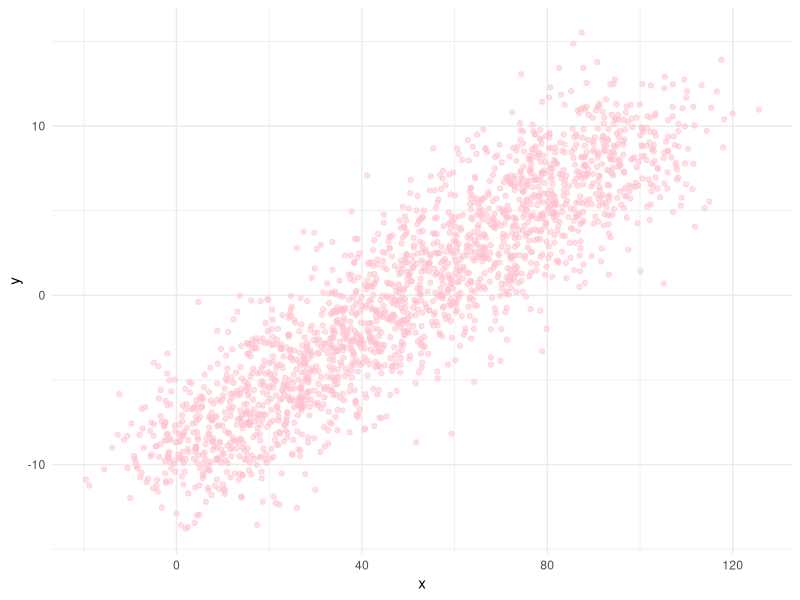
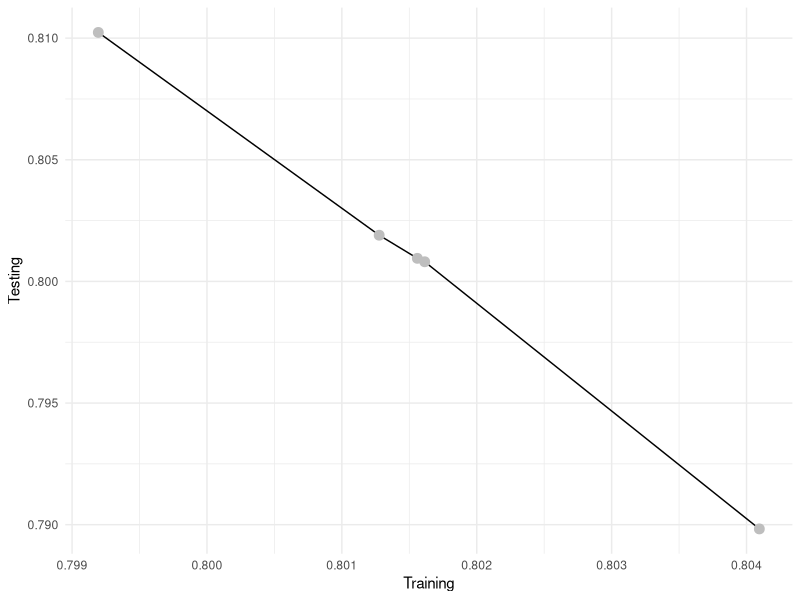

These charts were generated, in order, by the following R code:
## ---- chunk 1
knitr::opts_chunk$set(echo = TRUE)
library(tidyverse)
## ---- chunk 2
set.seed(123)

dataset <- data.frame(x = seq(0, 100, 0.05) + rnorm(2001, sd = 10),
                      y = seq(-10, 10, 0.01) + rnorm(2001, sd = 2))

ggplot(dataset, 
       aes(x = x, y = y)) +
  geom_point(alpha = 0.5, color = 'pink') +
  theme_minimal()
## ---- chunk 3
# Defining the proportion of the data to be used for training (the rest will be used for testing)
training_proportion <- 0.8

# Randomly selecting rows from the full dataset (must be in wide format)
training_rows <- sample(1:nrow(dataset), floor(nrow(dataset)*training_proportion))

training_data <- dataset[training_rows, ]

# Selecting the remaining (non-training) rows to be used for testing
testing_data <- dataset[-training_rows, ]
## ---- chunk 4
# Fitting a model to the training data
train.fit <- lm(y ~ x, training_data)

# Extracting R-Squared from the training model
train_R_Squared <- summary(train.fit)$r.squared # (it's around 0.8)
## ---- chunk 5
# Predicting values of y, using the model fit to the training data, from the values of x in the testing data.
prediction <- predict(train.fit, data.frame(x = testing_data$x))
## ---- chunk 6
# Subtracting predicted values of y from actual values of y
residuals <- testing_data$y - prediction

# Calculating R-Squared
residuals_ss <- sum((residuals)^2)
total_ss <- sum((testing_data$y - mean(testing_data$y))^2)

test_R_Squared <- 1 - residuals_ss/total_ss
## ---- chunk 7
k <- 5
## ---- chunk 8
# Shuffling the data

## generating new random row numbers
set.seed(123)
new_positions <- sample(1:nrow(dataset), nrow(dataset), replace = FALSE)

## sorting dataset by random row numbers
dataset <- arrange(dataset, new_positions)

# Dividing data into k training and testing sets
## pre-allocating list to store results of the loop below
testing_indexes <- list()

## using a loop to define the rows of data to use for testing in each fold
## the mathematical part of this loop produces the numbers 1-400, 401-800... when k = 5.
for (i in 1:k) {
  testing_indexes[[i]] <- floor(
    (1+(i-1)*nrow(dataset)/k):((i)*nrow(dataset)/k)
  ) 
}

## ---- chunk 9
# Pre-allocating vectors to store the results of each iteration
train_R_Squared_Repeated <- vector()
test_R_Squared_Repeated <- vector()

# 'Looping through' each of the training/testing data combinations. 
## this loop could be combined with the loop above (as they both use `i in 1:k`).
for (i in 1:k) {
  
  # Selecting the testing data from the full dataset, using the indexes defined above
  testing_data <- dataset[testing_indexes[[i]], ]

  # Selecting the remaining (non-training) rows to be used for testing
  training_data <- dataset[-testing_indexes[[i]], ]
  
  # Fitting a model to the training data
  train.fit <- lm(y ~ x, training_data)
  
  # Extracting R-Squared from the training model
  train_R_Squared_Repeated[i] <- summary(train.fit)$r.squared
  
  # Predicting values of y, using the model fit to the training data, from the values of x in the testing data.
  prediction <- predict(train.fit, data.frame(x = testing_data$x))
  
  # Subtracting predicted values of y from actual values of y
  residuals <- testing_data$y - prediction
  
  # Calculating R-Squared
  residuals_ss <- sum((residuals)^2)
  total_ss <- sum((testing_data$y - mean(testing_data$y))^2)
  
  test_R_Squared_Repeated[i] <- 1 - residuals_ss/total_ss
  
}
  
## ---- chunk 10
kfoldsData <- data.frame(Fold = 1:5,
                         Testing = test_R_Squared_Repeated, 
                         Training = train_R_Squared_Repeated)

knitr::kable(
  kfoldsData, 
  styling = 'html',
  caption = 'The R-Squared values for each of the datasets'
)
## ---- chunk 11
ggplot(kfoldsData,
       aes(x = Training, y = Testing)) +
  geom_line() +
  geom_point(size = 3, color = 'grey') +
  theme_minimal()
